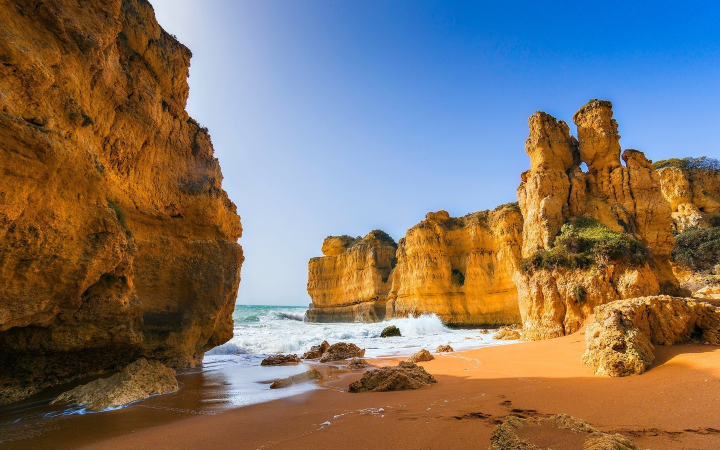
#> input picture char_map/1.jpeg, 1440 x 900 px (shown at 1/2 size)
$ python app.py
#> lines starting #> are read from the running program, lines starting #| are printed output that depends on the picture
import q
import cv2
import numpy as np
from all_char import char_set

print("char_set:", char_set)
char_map = {}

minx, miny = 99, 99
maxx, maxy = 0, 0

for char in char_set:
    try:

        # frame = cv2.zeros_like(32, 32)
        frame = np.zeros((32, 32), np.int8)
        frame[frame != 1] = 1

        cv2.putText(frame, char, (8, 16), 1, 1.2, 0, 1, cv2.LINE_AA)

        assert len(frame[0][frame[0] != 1]) == 0
        assert len(frame[:, 0][frame[:, 0] != 1]) == 0
        assert len(frame[-1][frame[-1] != 1]) == 0
        assert len(frame[:, -1][frame[:, -1] != 1]) == 0

        char_map[char] = frame

        # q.d()
        zzz = np.where(frame != 1)

        if min(zzz[0]) < minx:
            minx = min(zzz[0])
        if maxx < max(zzz[0]):
            maxx = max(zzz[0])

        if min(zzz[1]) < miny:
            miny = min(zzz[1])
        if maxy < max(zzz[1]):
            maxy = max(zzz[1])

        # [7 lines of commented-out code are left out]
    except Exception:
        pass
        # q.d()

# print("minx, miny:", minx, miny)
# print("maxx, maxy:", maxx, maxy)

fixed_minx, fixed_miny = 0, 1
fixed_maxx, fixed_maxy = 0, -2

count_minx, count_miny = 0, 0
count_maxx, count_maxy = 0, 0

for char in char_map:
    char_map[char] = char_map[char][minx + fixed_minx:maxx + fixed_maxx + 1, miny + fixed_miny:maxy + fixed_maxy + 1]

    # print("char:", char, char_map[char].shape)
    # print(char_map[char])
    if (any(char_map[char][:, 0] == 0)):
        count_miny += 1
    if (any(char_map[char][:, -1] == 0)):
        count_maxy += 1
    if (any(char_map[char][0] == 0)):
        count_minx += 1
    if (any(char_map[char][-1] == 0)):
        count_maxx += 1

print("common shape is:", char_map[char].shape)
# print("count_minx, count_miny:", count_minx, count_miny)
# print("count_maxx, count_maxy:", count_maxx, count_maxy)

test_char = "f"
min_count = 17 * 12

for char in char_map:
    ccount = np.count_nonzero(char_map[test_char] ^ char_map[char])
    if ccount == 0:
        min_char = char
        min_count = 0
        break
    elif ccount < min_count:
        min_char = char
        min_count = 0

assert min_count == 0
assert min_char == test_char
print("pass test")
print("")

# for char in char_map:
#     # print("char:", char)
#     # q.d()
#     char_map[char][char_map[char] != 0] = 255
#     char_map[char] = cv2.resize(char_map[char], (5, 5))
#     char_map[char][char_map[char] != 255] = 1
#     char_map[char][char_map[char] == 255] = 0
#     # frame_cut = cv2.resize(frame_cut, FIXED_SHAPE)
#     # cv::resize(paras.target_image, paras.target_image, cv::Size(510, 490));

# q.d()
target_frame = cv2.imread("1.jpeg", 0)
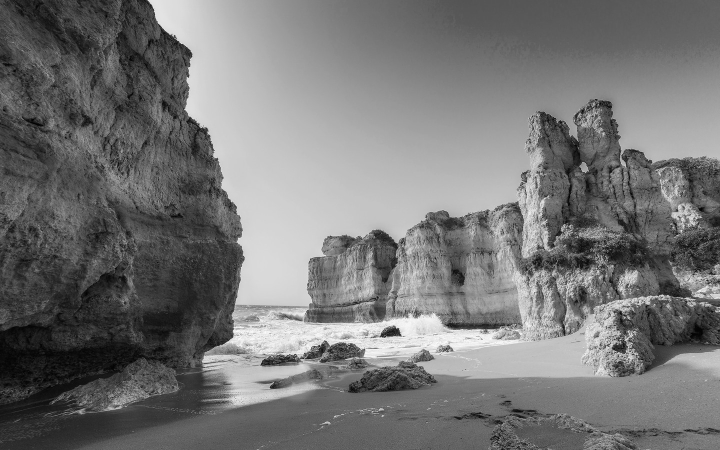
#> target_frame: shape (900, 1440) (shown at 1/2 size); min 0, max 255, mean 117.7
# target_frame = cv2.resize(target_frame, (target_frame.shape[0] * 2, target_frame.shape[1] * 2))
cv2.imwrite("target_frame.jpg", target_frame)
mean_frame = cv2.adaptiveThreshold(target_frame, 255, cv2.ADAPTIVE_THRESH_MEAN_C, cv2.THRESH_BINARY, 5, 10)
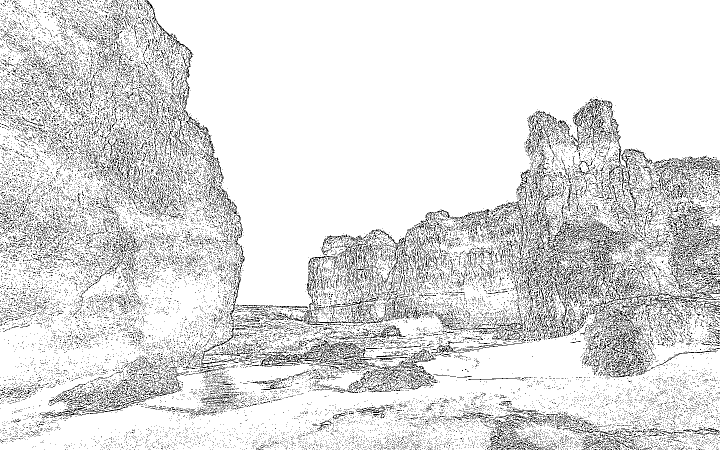
#> mean_frame: shape (900, 1440) (shown at 1/2 size); 87% white; black in thin lines or dots

print("mean_frame:", mean_frame.shape)
#| mean_frame: (900, 1440)
cv2.imwrite("mean_frame.jpg", mean_frame)

zero_mean_frame = np.zeros_like(mean_frame)
zero_mean_frame[zero_mean_frame != 1] = 1

# mean_frame[mean_frame == 0] = 1
# mean_frame[mean_frame == 255] = 0
mean_frame[mean_frame == 255] = 1
#> mean_frame: shape (900, 1440); values 0 (black) and 1 (white), 87% white; black in thin lines or dots

for x in range(0, mean_frame.shape[0] - 17, 17):
    for y in range(0, mean_frame.shape[1] - 12, 12):
        target_area_frame = mean_frame[x:x + 17, y:y + 12]
        min_char = " "
        min_count = 17 * 12
        for char in char_map:
            ccount = np.count_nonzero(target_area_frame ^ char_map[char])
            if ccount == 0:
                min_char = char
                min_count = 0
                break
            elif ccount < min_count:
                min_char = char
                min_count = ccount

        # print(ccount, min_char)
        # q.d()
        zero_mean_frame[x:x + 17, y:y + 12] = char_map[min_char]
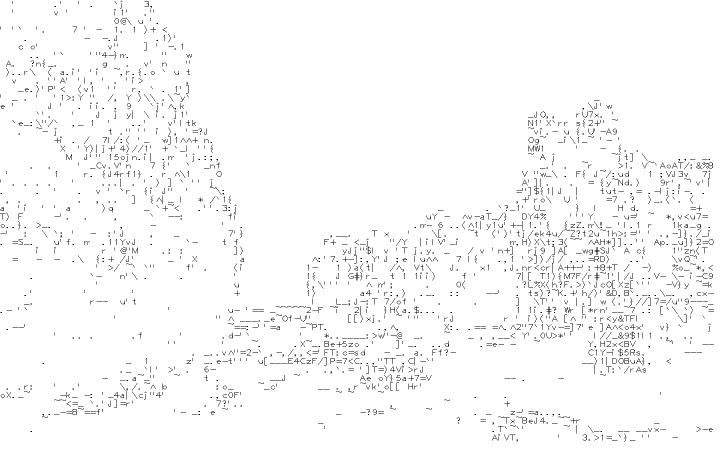
#> zero_mean_frame: shape (900, 1440) (shown at 1/2 size); values 0 (black) and 1 (white), 97.9% white; black in thin lines or dots


zero_mean_frame[zero_mean_frame == 1] = 255
#> zero_mean_frame: shape (900, 1440); 97.9% white; black in thin lines or dots
cv2.imwrite("zero_mean_frame.1.jpg", zero_mean_frame)
